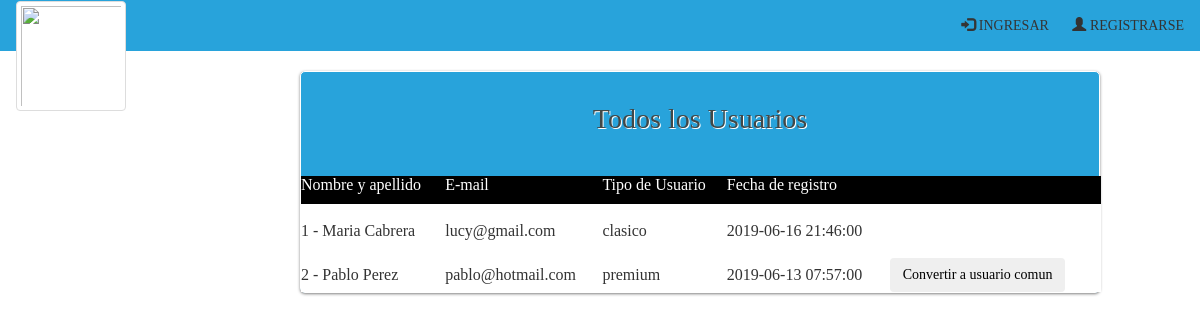
/listarTodosLosUsuarios.php, run on an earlier commit of the app's database.
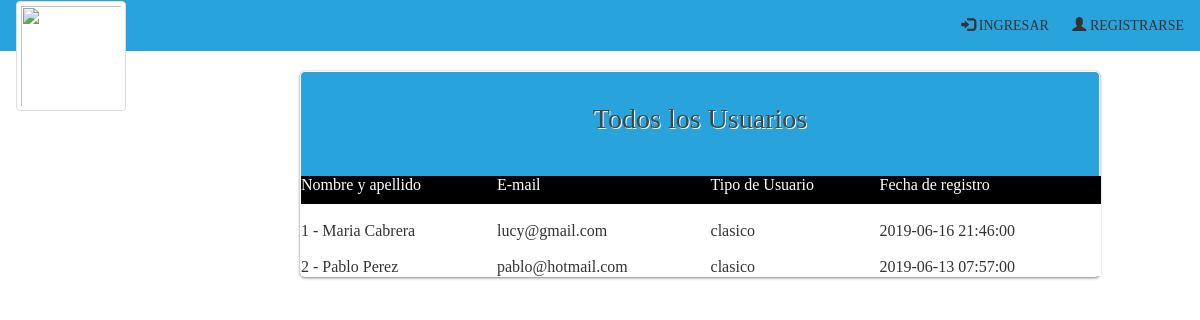
And on a later commit of the database.
### tables this page shows
CREATE TABLE `persona` (
  `IdPersona` int(11) NOT NULL,
  `dni` int(8) NOT NULL,
  `nombre` varchar(50) NOT NULL,
  `apellido` varchar(50) NOT NULL,
  `telefono` int(30) NOT NULL,
  `email` varchar(45) NOT NULL,
  `clave` varchar(11) NOT NULL,
  `tipoU` varchar(11) DEFAULT NULL,
  `rol` int(3) DEFAULT NULL,
  `credito` int(2) DEFAULT NULL,
  `ciudad` varchar(45) NOT NULL,
  `fechaNacimiento` datetime NOT NULL,
  `idTarjeta` int(11) NOT NULL,
  `fechaRegistro` datetime NOT NULL,
  `fechaModificacion` datetime NOT NULL
);

### listarTodosLosUsuarios.php (the view, shortened to what this page needs)
<html>
	<head>
<?php
		include("cabecera.php");
?>
<?php
$con=conectar();
$var_consulta= "SELECT * FROM persona WHERE rol=0 ORDER BY fechaRegistro DESC";
   $result = mysqli_query($con, $var_consulta);
   $num=mysqli_num_rows($result);
if ($num==0) {
  echo"<h4>NO HAY USUARIOS TODAVIA</h4>";
 }
else{
?>
	</head>
	<body>
		<div id="wrapper" style="margin-left: 300px;margin-top: 0px;">
			<form name="formulario" class="login-form" style="width:800px;background-color:#28a3db;">
				<div class="header">
					<h1> Todos los Usuarios</h1>
				</div>
					 <table  style="width:800px; background-color:#fff; ">
					 	<?php $primero = "Nombre y apellido";
                              $segundo="E-mail";
                              $tercero="Tipo de Usuario";
                              $cuarto="Fecha de registro";
                               $color = "#fff";
  ?>
 <tr style="background-color:#000000;">
  <td ><?php echo "<p><font color='".$color."'>".$primero."</font></p>";  ?> </td>
  <td ><?php echo "<p><font color='".$color."'>".$segundo."</font></p>";  ?></td>
  <td ><?php echo "<p><font color='".$color."'>".$tercero."</font></p>";  ?></td>
   <td ><?php echo "<p><font color='".$color."'>".$cuarto."</font></p>";  ?></td>
   <td ></td>
 </tr>
                    <?php
                    $i=1;
                    while ($row = mysqli_fetch_array($result)){
                      ?>
                         <tr>
                             <td> <br><?php echo "$i - $row[nombre] $row[apellido]" ; ?> </td>
                              <td> <br><?php echo "$row[email]"; ?> </td>
                                <td> <br><?php echo "$row[tipoU]"; ?> </td>
                                 <td> <br><?php echo "$row[fechaRegistro]"; ?> </td>
                    <?php   if($row['tipoU']=="premium"){ ?>
                              <td><br><?php echo "<a href='eliminarPremium.php?idU=".$row['IdPersona']."'> <button type='button' class='btn btn-succes'>Convertir a usuario comun</button> </a></br>" ;?>
                              </tr>
                       <?php   }
                        else{
                            $var_consulta1= "SELECT idPersona FROM enesperapremium WHERE idPersona='$row[IdPersona]'";
                            $result1 = mysqli_query($con, $var_consulta1);
                            $num=mysqli_num_rows($result1);
                            if ($num!=0) {
                       ?>
                           <td><br><?php echo "<a href='aceptarUsuario.php?idU=".$row['IdPersona']."'> <button type='button' class='btn btn-succes'>Hacer Premium</button> </a></br>" ;?>
                          </tr>
                          <?php  }  }
                       ?>
                     <?php
                     $i=$i + 1;  }
                    ?>
</table>
			</form>
			<?php } ?>
		</div>
	</body>
</html>

What changed in the data, as far as the page shows it:
changed persona "Pablo": tipoU "premium" → "clasico"; no longer shows "Convertir a usuario comun"
